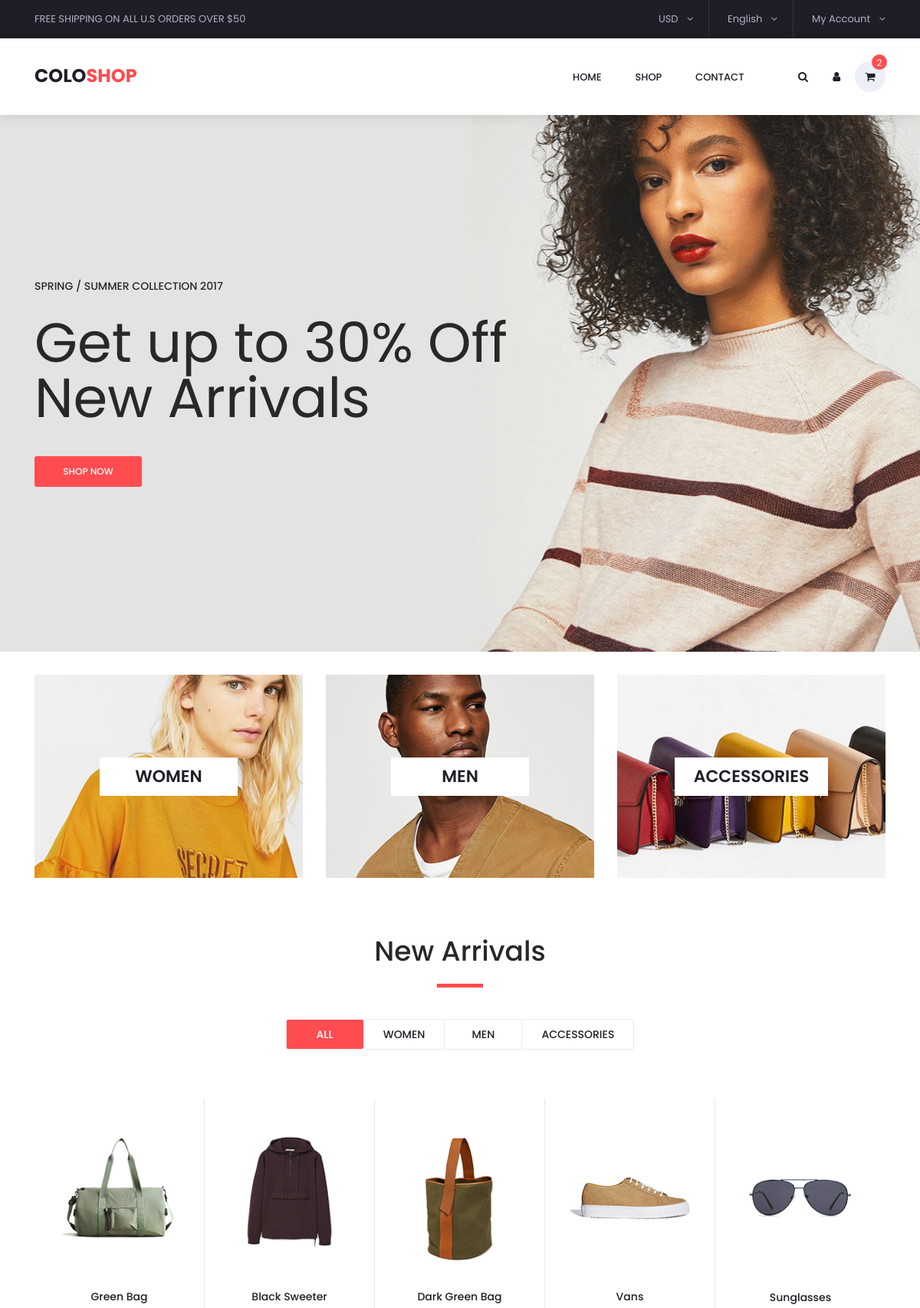
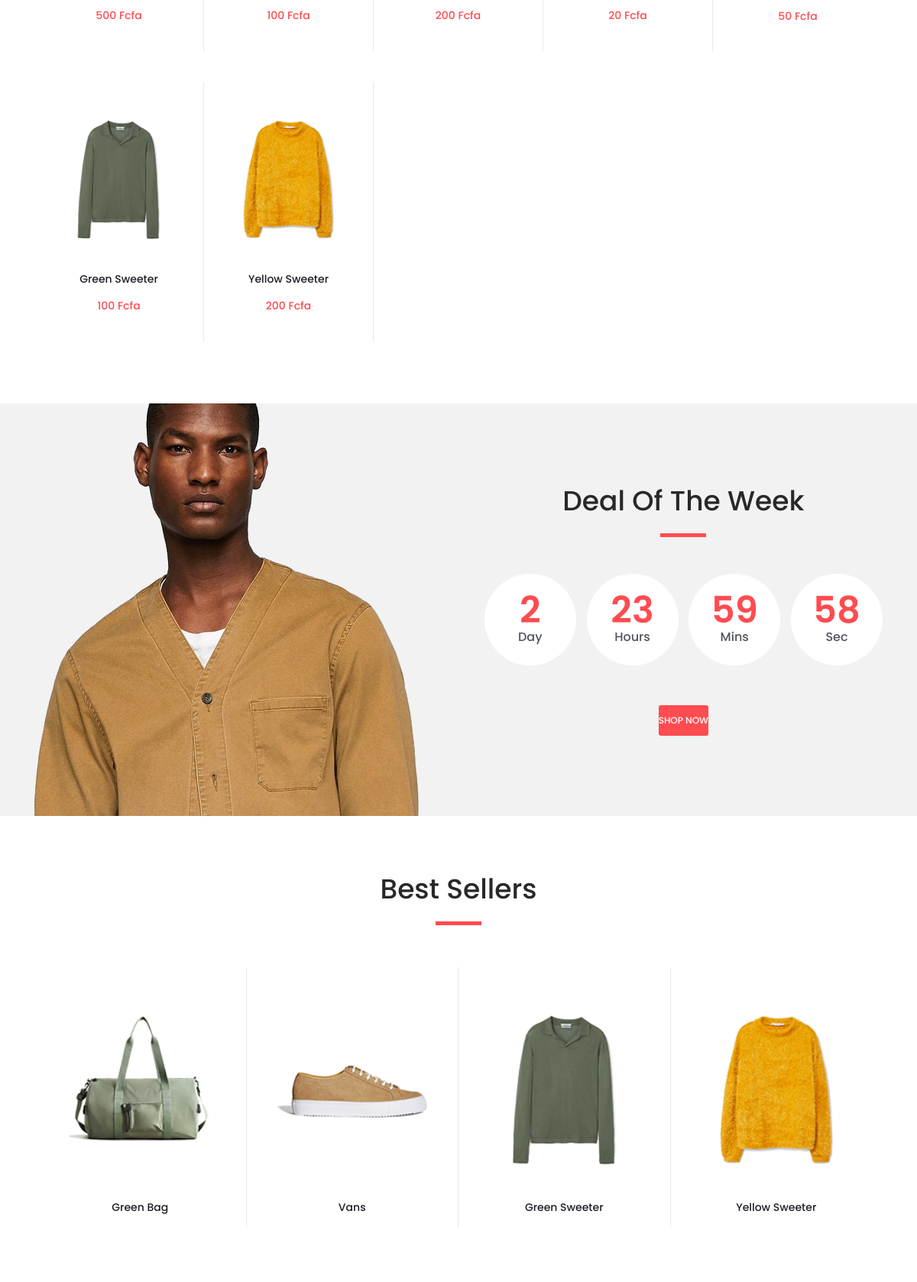
The page / (upper part) on the database its author committed (2 pictures, top to bottom).
### Shop/models.py (models this page shows, shortened)
class Category(models.Model):
    class Meta:
        verbose_name = 'Category'
        verbose_name_plural = 'Categories'
    name = models.CharField(max_length=50)
    image = models.ImageField(upload_to = "Category_Images")
    description = models.TextField()
    active = models.BooleanField(default=True)
    created_at = models.DateTimeField(auto_now_add=True)
    deleted_at = models.BooleanField(default=True)
    updated_at = models.DateTimeField(auto_now=True)
    def __str__(self) -> str:
        return self.name

class Product(models.Model):
    class Meta:
        verbose_name_plural = 'Products'
    name = models.CharField(max_length=20, blank=False)
    original_price = models.PositiveIntegerField()
    promotion_reduction = models.PositiveIntegerField(default=0)
    promotion_percentage = models.PositiveIntegerField(validators=[MaxValueValidator(100)],default=0)
    stock = models.PositiveIntegerField()
    size = models.CharField(max_length=10)
    image = models.ImageField(upload_to = "Products_Images")
    categories = models.ManyToManyField(Category, related_name="product_category")
    active = models.BooleanField(default=True)
    is_promotion = models.BooleanField(default=False)
    is_solde = models.BooleanField(default=False)
    created_at = models.DateTimeField(auto_now_add=True)
    deleted_at = models.BooleanField(default=False)
    updated_at = models.DateTimeField(auto_now=True)
    def get_final_product_price(self):
        if self.is_promotion:
            if self.promotion_percentage :
                reduction = self.original_price * self.promotion_percentage // 100
                return self.original_price - reduction
            elif self.promotion_reduction:
                return self.original_price - self.promotion_reduction
            else:
                return self.original_price
        else:
            return self.original_price

class Best_Sellers(models.Model):
    product = models.ForeignKey(Product, on_delete=models.CASCADE, related_name="sellers_product")
    active = models.BooleanField(default=False)
    created_at = models.DateTimeField(auto_now_add=True)
    deleted_at = models.BooleanField(default=False)
    updated_at = models.DateTimeField(auto_now=True)

### Front/views.py (the view, shortened to what this page needs)
# urls.py: 2. Add a URL to urlpatterns:  path('', Home.as_view(), name='home')
class Home(View):
    template_name = 'pages/index.html'
    def get(self,request):
        categories = Category.objects.filter(active=True)
        products = Product.objects.filter(active=True)
        sellers = Best_Sellers.objects.filter(active = True)
        return render(request, self.template_name, locals())

### templates/pages/index.html (shortened to what this page needs)
{% extends "base/base.html" %}
{% load static %}
	{% block 'content' %}
		<div class="main_slider" style="background-image:url({% static 'assets/images/slider_1.jpg' %} )">
			<div class="container fill_height">
				<div class="row align-items-center fill_height">
					<div class="col">
						<div class="main_slider_content">
							<h6>Spring / Summer Collection 2017</h6>
							<h1>Get up to 30% Off New Arrivals</h1>
							<div class="red_button shop_now_button"><a href="#">shop now</a></div>
						</div>
					</div>
				</div>
			</div>
		</div>
		<div class="banner">
			<div class="container">
				<div class="row">
					{% for cat in categories|slice:":3"  %}
					<div class="col-md-4">
						<div class="banner_item align-items-center" style="background-image:url({{cat.image.url}})">
							<div class="banner_category">
								<a href="{% url 'home_category' cat.id %}">{{cat.name}}</a>
							</div>
						</div>
					</div>
					{% endfor %}
				</div>
			</div>
		</div>
		<div class="new_arrivals">
			<div class="container">
				<div class="row">
					<div class="col text-center">
						<div class="section_title new_arrivals_title">
							<h2>New Arrivals</h2>
						</div>
					</div>
				</div>
				<div class="row align-items-center">
					<div class="col text-center">
						<div class="new_arrivals_sorting">
							<ul class="arrivals_grid_sorting clearfix button-group filters-button-group">
								<li class="grid_sorting_button button d-flex flex-column justify-content-center align-items-center active is-checked" data-filter="*">all</li>
								{% for category in categories %}
									<li class="grid_sorting_button button d-flex flex-column justify-content-center align-items-center" data-filter=".{{ category.name }}">{{ category.name }}</li>
								{% endfor %}
							</ul>
						</div>
					</div>
				</div>
				<div class="row">
					<div class="col">
						<div class="product-grid" data-isotope='{ "itemSelector": ".product-item", "layoutMode": "fitRows" }'>
							{% for product in products %}
								<div class="product-item {{product.categories.first}} ">
									<div class="product discount product_filter">
										<div class="product_image">
											<img src="{{ product.image.url }}" alt="">
										</div>
										<div class="product_info">
											<h6 class="product_name">
												<a href="{% url 'shopsingle' product.id %}">
												{{ product.name }}
												</a>
											</h6>
											<div class="product_price">
												{{product.get_final_product_price}} Fcfa
											</div>
										</div>
									</div>
								</div>
							{% endfor %}
						</div>
					</div>
				</div>
			</div>
		</div>
		<div class="deal_ofthe_week">
			<div class="container">
				<div class="row align-items-center">
					<div class="col-lg-6">
						<div class="deal_ofthe_week_img">
							<img src="{% static 'assets/images/deal_ofthe_week.png' %}" alt="">
						</div>
					</div>
					<div class="col-lg-6 text-right deal_ofthe_week_col">
						<div class="deal_ofthe_week_content d-flex flex-column align-items-center float-right">
							<div class="section_title">
								<h2>Deal Of The Week</h2>
							</div>
							<ul class="timer">
								<li class="d-inline-flex flex-column justify-content-center align-items-center">
									<div id="day" class="timer_num">00</div>
									<div class="timer_unit">Day</div>
								</li>
								<li class="d-inline-flex flex-column justify-content-center align-items-center">
									<div id="hour" class="timer_num">15</div>
									<div class="timer_unit">Hours</div>
								</li>
								<li class="d-inline-flex flex-column justify-content-center align-items-center">
									<div id="minute" class="timer_num">45</div>
									<div class="timer_unit">Mins</div>
								</li>
								<li class="d-inline-flex flex-column justify-content-center align-items-center">
									<div id="second" class="timer_num">23</div>
									<div class="timer_unit">Sec</div>
								</li>
							</ul>
							<div class="red_button deal_ofthe_week_button"><a href="#">shop now</a></div>
						</div>
					</div>
				</div>
			</div>
		</div>
		<div class="best_sellers">
			<div class="container">
				<div class="row">
					<div class="col text-center">
						<div class="section_title new_arrivals_title">
							<h2>Best Sellers</h2>
						</div>
					</div>
				</div>
				<div class="row">
					<div class="col">
						<div class="product_slider_container">
							<div class="owl-carousel owl-theme product_slider">
								{% for seller in sellers %}
									<div class="owl-item product_slider_item">
										<div class="product-item">
											<div class="product discount">
												<div class="product_image">
													<img src="{{seller.product.image.url}}" alt="">
												</div>
												<div class="product_info">
													<h6 class="product_name"><a href="single.html">{{seller.product.name}}</a></h6>
													<div class="product_price">{{seller.product.original_price}}<span>{{seller.product.promotion_reduction}}</span></div>
												</div>
											</div>
										</div>
									</div>
								{% endfor %}
						</div>
					</div>
				</div>
			</div>
		</div>
	{% endblock 'content' %}

### static/assets/styles/single_styles.css (style rules this page uses)
* { margin: 0; padding: 0; }
body { font-family: 'Poppins', sans-serif; font-size: 14px; line-height: 23px; font-weight: 400; background: #FFFFFF; color: #1e1e27; }
div { display: block; position: relative; -webkit-box-sizing: border-box; -moz-box-sizing: border-box; box-sizing: border-box; }
ul { list-style: none; margin-bottom: 0px; }
a, a:hover, a:visited, a:active, a:link { text-decoration: none; -webkit-font-smoothing: antialiased; -webkit-text-shadow: rgba(0,0,0,.01) 0 0 1px; text-shadow: rgba(0,0,0,.01) 0 0 1px; }
h1 { font-size: 72px; }
h2 { font-size: 36px; }
h6 { font-size: 14px; }
h1, h2, h3, h4, h5, h6 { font-family: 'Poppins', sans-serif; color: #282828; -webkit-font-smoothing: antialiased; -webkit-text-shadow: rgba(0,0,0,.01) 0 0 1px; text-shadow: rgba(0,0,0,.01) 0 0 1px; }
.clearfix::before, .clearfix::after { content: ""; display: table; }
.clearfix::after { clear: both; }
.clearfix { zoom: 1; }
.fill_height { height: 100%; }
.red_button { display: -webkit-inline-box; display: -moz-inline-box; display: -ms-inline-flexbox; display: -webkit-inline-flex; display: inline-flex; flex-direction: column; justify-content: center; align-items: center; width: auto; height: 40px; background: #fe4c50; border-radius: 3px; -webkit-transition: all 0.3s ease; -moz-transition: all 0.3s ease; -ms-transition: all 0.3s ease; -o-transition: all 0.3s ease; transition: all 0.3s ease; }
.red_button a { display: block; color: #FFFFFF; text-transform: uppercase; font-size: 12px; font-weight: 500; text-align: center; line-height: 40px; width: 100%; }
.shop_now_button { width: 140px; margin-top: 32px; }
.section_title { display: inline-block; text-align: center; }
.section_title h2 { display: inline-block; }
.section_title::after { display: block; position: absolute; top: calc(100% + 13px); left: 50%; -webkit-transform: translateX(-50%); -moz-transform: translateX(-50%); -ms-transform: translateX(-50%); -o-transform: translateX(-50%); transform: translateX(-50%); width: 60px; height: 5px; background: #fe4c50; content: ''; }
.product_price { display: inline-block; font-size: 24px; color: #fe4c50; font-weight: 500; line-height: 30px; margin-top: 2px; }

### rows shown on the page
Category: image (picture), name "WOMEN"
Category: image (picture), name "MEN"
Category: image (picture), name "ACCESSORIES"
Product: image (picture), name "Green Bag", get_final_product_price "500"
Product: image (picture), name "Black Sweeter", get_final_product_price "100"
Product: image (picture), name "Dark Green Bag", get_final_product_price "200"
Product: image (picture), name "Vans", get_final_product_price "20"
Product: image (picture), name "Sunglasses", get_final_product_price "50"
Product: image (picture), name "Green Sweeter", get_final_product_price "100"
Product: image (picture), name "Yellow Sweeter", get_final_product_price "200"
Best_Sellers: product.image (picture), product.name "Green Bag"
Best_Sellers: product.image (picture), product.name "Vans"
Best_Sellers: product.image (picture), product.name "Green Sweeter"
Best_Sellers: product.image (picture), product.name "Yellow Sweeter"
